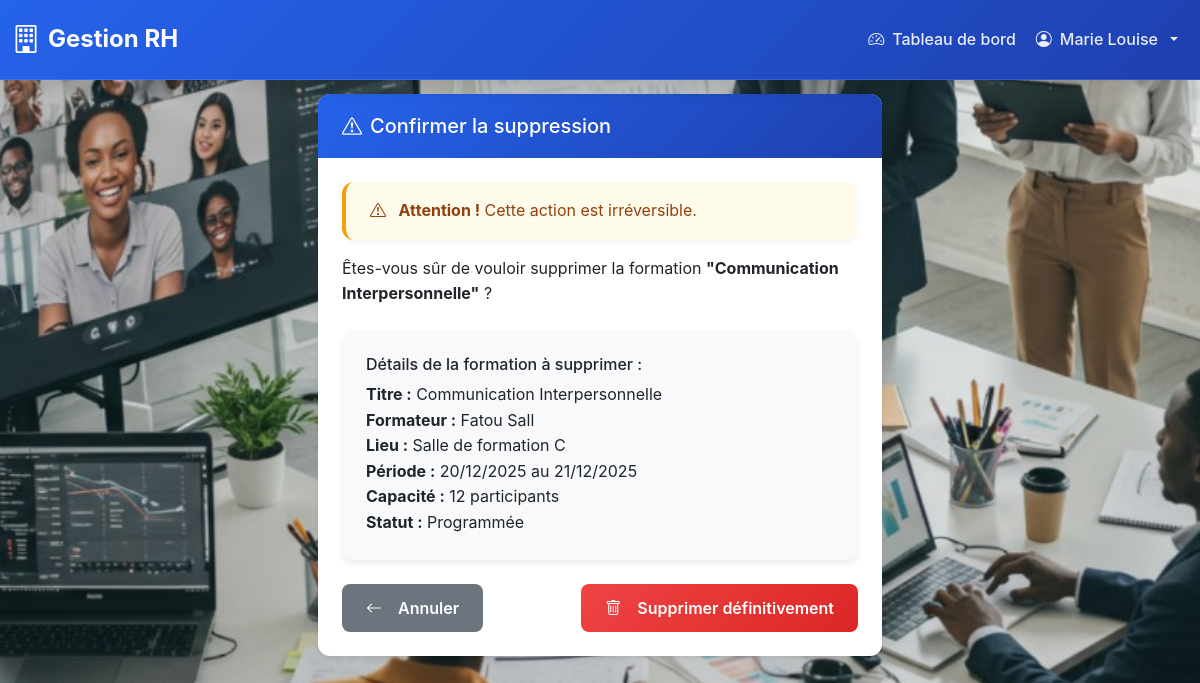
Screenshot of /formations/3/supprimer/ (signed in) with the database file from the repository.
### rh_app/models.py (models this page shows, shortened)
class Employe(models.Model):
    ROLE_CHOICES = [
        ('RH', 'Responsable RH'),
        ('EMPLOYE', 'Employé'),
    ]
    STATUT_CHOICES = [
        ('ACTIF', 'Actif'),
        ('INACTIF', 'Inactif'),
        ('CONGE', 'En congé'),
    ]
    user = models.OneToOneField(User, on_delete=models.CASCADE, related_name='employe')
    matricule = models.CharField(max_length=20, unique=True, verbose_name='Matricule')
    role = models.CharField(max_length=10, choices=ROLE_CHOICES, default='EMPLOYE', verbose_name='Rôle')
    nom = models.CharField(max_length=100, verbose_name='Nom')
    prenom = models.CharField(max_length=100, verbose_name='Prénom')
    email = models.EmailField(unique=True, verbose_name='Email')
    telephone = models.CharField(max_length=20, verbose_name='Téléphone')
    adresse = models.TextField(verbose_name='Adresse')
    date_naissance = models.DateField(verbose_name='Date de naissance')
    date_embauche = models.DateField(verbose_name="Date d'embauche")
    poste = models.CharField(max_length=100, verbose_name='Poste')
    departement = models.ForeignKey(Departement, on_delete=models.SET_NULL, null=True, blank=True,
                                   related_name='employes', verbose_name='Département')
    statut = models.CharField(max_length=10, choices=STATUT_CHOICES, default='ACTIF', verbose_name='Statut')
    photo = models.ImageField(upload_to='employes/', blank=True, null=True, verbose_name='Photo')
    class Meta:
        verbose_name = 'Employé'
        verbose_name_plural = 'Employés'
        ordering = ['nom', 'prenom']
    def get_full_name(self):
        return f"{self.prenom} {self.nom}"

class Formation(models.Model):
    STATUT_CHOICES = [
        ('PROGRAMMEE', 'Programmée'),
        ('EN_COURS', 'En cours'),
        ('TERMINEE', 'Terminée'),
        ('ANNULEE', 'Annulée'),
    ]
    titre = models.CharField(max_length=200, verbose_name='Titre')
    description = models.TextField(verbose_name='Description')
    date_debut = models.DateField(verbose_name='Date de début')
    date_fin = models.DateField(verbose_name='Date de fin')
    lieu = models.CharField(max_length=200, verbose_name='Lieu')
    formateur = models.CharField(max_length=100, verbose_name='Formateur')
    capacite = models.IntegerField(verbose_name='Capacité maximale', validators=[MinValueValidator(1)])
    statut = models.CharField(max_length=15, choices=STATUT_CHOICES, default='PROGRAMMEE', verbose_name='Statut')
    date_creation = models.DateTimeField(auto_now_add=True, verbose_name='Date de création')
    class Meta:
        verbose_name = 'Formation'
        verbose_name_plural = 'Formations'
        ordering = ['-date_debut']

### rh_app/views.py (the view)
# urls.py: path('formations/<int:pk>/supprimer/', views.supprimer_formation, name='supprimer_formation'),
@login_required
def supprimer_formation(request, pk):
    employe = request.user.employe
    if employe.role != 'RH':
        messages.error(request, 'Accès non autorisé.')
        return redirect('dashboard')
    formation = get_object_or_404(Formation, pk=pk)
    if request.method == 'POST':
        formation.delete()
        messages.success(request, f'Formation "{formation.titre}" supprimée avec succès.')
        return redirect('liste_formations')
    context = {'formation': formation}
    return render(request, 'rh_app/formations/supprimer.html', context)

### rh_app/templates/rh_app/formations/supprimer.html (shortened to what this page needs)
{% extends 'base.html' %}
{% load static %}
{% block content %}
<div class="container-fluid py-4">
    <div class="row justify-content-center">
        <div class="col-lg-6">
            <div class="card shadow-sm">
                <div class="card-header bg-danger text-white">
                    <h5 class="card-title mb-0">
                        <i class="bi bi-exclamation-triangle me-2"></i>Confirmer la suppression
                    </h5>
                </div>
                <div class="card-body">
                    <div class="alert alert-warning">
                        <i class="bi bi-exclamation-triangle me-2"></i>
                        <strong>Attention !</strong> Cette action est irréversible.
                    </div>
                    <p class="mb-4">Êtes-vous sûr de vouloir supprimer la formation <strong>"{{ formation.titre }}"</strong> ?</p>
                    <div class="card bg-light mb-4">
                        <div class="card-body">
                            <h6 class="card-title">Détails de la formation à supprimer :</h6>
                            <ul class="list-unstyled mb-0">
                                <li><strong>Titre :</strong> {{ formation.titre }}</li>
                                <li><strong>Formateur :</strong> {{ formation.formateur }}</li>
                                <li><strong>Lieu :</strong> {{ formation.lieu }}</li>
                                <li><strong>Période :</strong> {{ formation.date_debut|date:"d/m/Y" }} au {{ formation.date_fin|date:"d/m/Y" }}</li>
                                <li><strong>Capacité :</strong> {{ formation.capacite }} participants</li>
                                <li><strong>Statut :</strong> {{ formation.get_statut_display }}</li>
                            </ul>
                        </div>
                    </div>
                    <form method="post">
                        <div class="d-flex justify-content-between">
                            <a href="{% url 'liste_formations' %}" class="btn btn-secondary">
                                <i class="bi bi-arrow-left me-2"></i>Annuler
                            </a>
                            <button type="submit" class="btn btn-danger">
                                <i class="bi bi-trash me-2"></i>Supprimer définitivement
                            </button>
                        </div>
                    </form>
                </div>
            </div>
        </div>
    </div>
</div>
{% endblock %}

### rh_app/templates/base.html (shortened to what this page needs)
<!DOCTYPE html>
{% load static %}
<html lang="fr">
<head>
    <link href="https://cdn.jsdelivr.net/npm/bootstrap@5.3.0/dist/css/bootstrap.min.css" rel="stylesheet">
    <link rel="stylesheet" href="https://cdn.jsdelivr.net/npm/bootstrap-icons@1.10.0/font/bootstrap-icons.css">
</head>
<body>
    {% if user.is_authenticated %}
    <nav class="navbar navbar-expand-lg navbar-dark navbar-custom">
        <div class="container-fluid">
            <a class="navbar-brand" href="{% url 'accueil' %}">
                <i class="bi bi-building"></i> Gestion RH
            </a>
            <div class="collapse navbar-collapse" id="navbarNav">
                <ul class="navbar-nav ms-auto">
                    <li class="nav-item">
                        <a class="nav-link" href="{% url 'dashboard' %}">
                            <i class="bi bi-speedometer2"></i> Tableau de bord
                        </a>
                    </li>
                    <li class="nav-item dropdown">
                        <a class="nav-link dropdown-toggle" href="#" role="button" data-bs-toggle="dropdown">
                            <i class="bi bi-person-circle"></i> {{ user.employe.get_full_name }}
                        </a>
                    </li>
                </ul>
            </div>
        </div>
    </nav>
    {% endif %}
    <div class="container-fluid fade-in">
        {% block content %}{% endblock %}
    </div>
</body>
</html>

### rows the page displays
Formation: titre "Communication Interpersonnelle", formateur "Fatou Sall", lieu "Salle de formation C", date_debut "20/12/2025", date_fin "21/12/2025", capacite "12", statut "Programmée"

### other values shown
{{ user.employe.get_full_name }} "Marie Louise"
